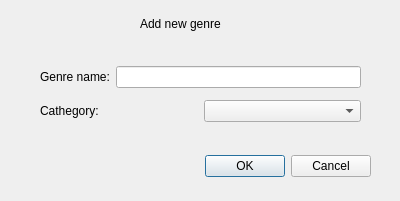
<?xml version="1.0" encoding="UTF-8"?>
<ui version="4.0">
 <class>books_add_genre</class>
 <widget class="QDialog" name="books_add_genre">
  <property name="geometry">
   <rect>
    <x>0</x>
    <y>0</y>
    <width>400</width>
    <height>201</height>
   </rect>
  </property>
  <property name="windowTitle">
   <string>Dialog</string>
  </property>
  <widget class="QDialogButtonBox" name="buttonBox">
   <property name="geometry">
    <rect>
     <x>30</x>
     <y>150</y>
     <width>341</width>
     <height>32</height>
    </rect>
   </property>
   <property name="orientation">
    <enum>Qt::Horizontal</enum>
   </property>
   <property name="standardButtons">
    <set>QDialogButtonBox::Cancel|QDialogButtonBox::Ok</set>
   </property>
  </widget>
  <widget class="QLabel" name="label_3">
   <property name="geometry">
    <rect>
     <x>140</x>
     <y>10</y>
     <width>151</width>
     <height>28</height>
    </rect>
   </property>
   <property name="text">
    <string>Add new genre</string>
   </property>
  </widget>
  <widget class="QWidget" name="">
   <property name="geometry">
    <rect>
     <x>40</x>
     <y>60</y>
     <width>321</width>
     <height>69</height>
    </rect>
   </property>
   <layout class="QVBoxLayout" name="verticalLayout">
    <item>
     <layout class="QHBoxLayout" name="horizontalLayout_2">
      <item>
       <widget class="QLabel" name="label">
        <property name="text">
         <string>Genre name:</string>
        </property>
       </widget>
      </item>
      <item>
       <widget class="QLineEdit" name="lineEdit"/>
      </item>
     </layout>
    </item>
    <item>
     <layout class="QHBoxLayout" name="horizontalLayout">
      <item>
       <widget class="QLabel" name="label_2">
        <property name="text">
         <string>Cathegory:</string>
        </property>
       </widget>
      </item>
      <item>
       <widget class="QComboBox" name="comboBox"/>
      </item>
     </layout>
    </item>
   </layout>
  </widget>
 </widget>
 <resources/>
 <connections>
  <connection>
   <sender>buttonBox</sender>
   <signal>accepted()</signal>
   <receiver>books_add_genre</receiver>
   <slot>accept()</slot>
   <hints>
    <hint type="sourcelabel">
     <x>248</x>
     <y>254</y>
    </hint>
    <hint type="destinationlabel">
     <x>157</x>
     <y>274</y>
    </hint>
   </hints>
  </connection>
  <connection>
   <sender>buttonBox</sender>
   <signal>rejected()</signal>
   <receiver>books_add_genre</receiver>
   <slot>reject()</slot>
   <hints>
    <hint type="sourcelabel">
     <x>316</x>
     <y>260</y>
    </hint>
    <hint type="destinationlabel">
     <x>286</x>
     <y>274</y>
    </hint>
   </hints>
  </connection>
 </connections>
</ui>
